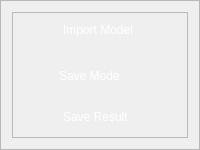
                 <widget class="QFrame" name="Model_Manage">
                  <property name="minimumSize">
                   <size>
                    <width>190</width>
                    <height>150</height>
                   </size>
                  </property>
                  <property name="styleSheet">
                   <string notr="true">QWidget#Model_Manage{
border:2px solid rgba(255, 255, 255, 70);
border-radius:15px;
}</string>
                  </property>
                  <property name="frameShape">
                   <enum>QFrame::StyledPanel</enum>
                  </property>
                  <property name="frameShadow">
                   <enum>QFrame::Raised</enum>
                  </property>
                  <layout class="QVBoxLayout" name="verticalLayout_16">
                   <item>
                    <widget class="QFrame" name="frame_4">
                     <property name="frameShape">
                      <enum>QFrame::StyledPanel</enum>
                     </property>
                     <property name="frameShadow">
                      <enum>QFrame::Raised</enum>
                     </property>
                     <layout class="QVBoxLayout" name="verticalLayout_17">
                      <property name="spacing">
                       <number>9</number>
                      </property>
                      <property name="leftMargin">
                       <number>0</number>
                      </property>
                      <property name="topMargin">
                       <number>0</number>
                      </property>
                      <property name="rightMargin">
                       <number>0</number>
                      </property>
                      <property name="bottomMargin">
                       <number>0</number>
                      </property>
                      <item>
                       <widget class="QPushButton" name="import_button">
                        <property name="sizePolicy">
                         <sizepolicy hsizetype="Expanding" vsizetype="Preferred">
                          <horstretch>0</horstretch>
                          <verstretch>0</verstretch>
                         </sizepolicy>
                        </property>
                        <property name="styleSheet">
                         <string notr="true">QPushButton{
	background-image:url(:/setting /images/newsize/import.png);
	background-repeat: no-repeat;
	background-position: left center;
	border: none;	
	border-left: 10px solid transparent;
	text-align: left;
	padding-left: 40px;
	padding-bottom: 4px;
	color: white;
	font: 700 13pt "Nirmala UI";
}
QPushButton:hover{
	background-color: rgba(114, 129, 214, 59);
}</string>
                        </property>
                        <property name="text">
                         <string>Import Model</string>
                        </property>
                       </widget>
                      </item>
                      <item>
                       <widget class="QCheckBox" name="save_status_button">
                        <property name="cursor">
                         <cursorShape>PointingHandCursor</cursorShape>
                        </property>
                        <property name="styleSheet">
                         <string notr="true">QCheckBox {
color: white;
font: 700 13pt "Nirmala UI";
        }
QCheckBox::indicator {
           padding-top: 1px;
            width: 40px;
            height: 30px;
            border: none;
 }

QCheckBox::indicator:unchecked {
            image: url(:/setting /images/newsize/check_no.png);
        }

QCheckBox::indicator:checked {
            image:url(:/setting /images/newsize/check_yes.png);
        }</string>
                        </property>
                        <property name="text">
                         <string>Save Mode</string>
                        </property>
                       </widget>
                      </item>
                      <item>
                       <widget class="QPushButton" name="save_button">
                        <property name="sizePolicy">
                         <sizepolicy hsizetype="Expanding" vsizetype="Preferred">
                          <horstretch>0</horstretch>
                          <verstretch>0</verstretch>
                         </sizepolicy>
                        </property>
                        <property name="styleSheet">
                         <string notr="true">QPushButton{
	background-image:url(:/setting /images/newsize/save.png);
	background-repeat: no-repeat;
	background-position: left center;
	border: none;	
	border-left: 10px solid transparent;
	text-align: left;
	padding-left: 40px;
	padding-bottom: 4px;
	color: white;
	font: 700 13pt "Nirmala UI";
}
QPushButton:hover{
	background-color: rgba(114, 129, 214, 59);
}</string>
                        </property>
                        <property name="text">
                         <string>Save Result</string>
                        </property>
                        <property name="checkable">
                         <bool>false</bool>
                        </property>
                       </widget>
                      </item>
                     </layout>
                    </widget>
                   </item>
                  </layout>
                 </widget>
